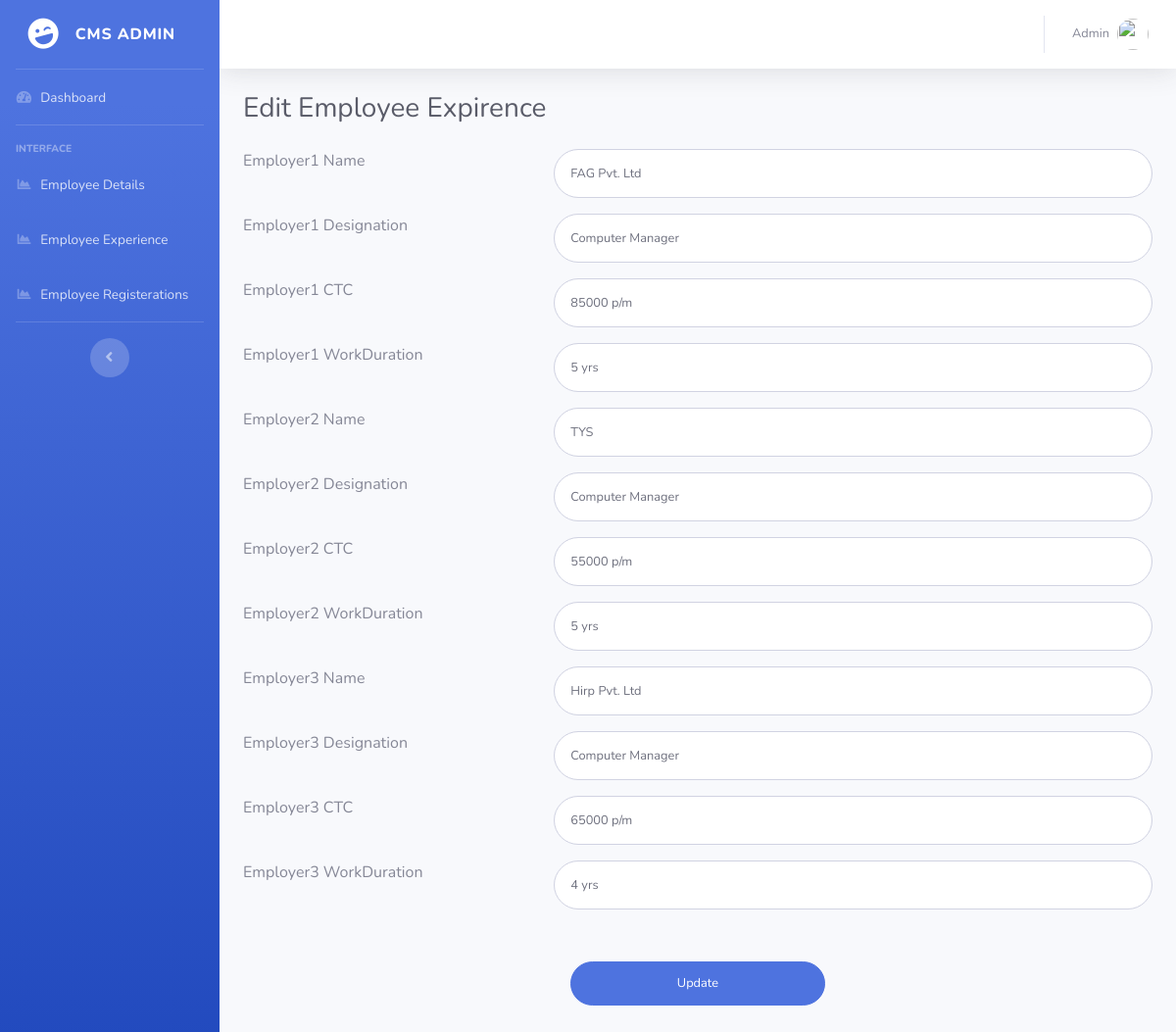
The page /admin/editempexp.php?editid=1 (signed in) on the database its author committed.
### tables this page shows
CREATE TABLE `emp_exp` (
  `ID` int(11) NOT NULL,
  `EmpID` int(5) NOT NULL,
  `Employer1Name` varchar(75) DEFAULT NULL,
  `Employer1Designation` varchar(50) DEFAULT NULL,
  `Employer1CTC` varchar(50) DEFAULT NULL,
  `Employer1WorkDuration` varchar(11) DEFAULT NULL,
  `Employer2Name` varchar(75) DEFAULT NULL,
  `Employer2Designation` varchar(50) DEFAULT NULL,
  `Employer2CTC` varchar(50) DEFAULT NULL,
  `Employer2WorkDuration` varchar(11) DEFAULT NULL,
  `Employer3Name` varchar(75) DEFAULT NULL,
  `Employer3Designation` varchar(50) DEFAULT NULL,
  `Employer3CTC` varchar(50) DEFAULT NULL,
  `Employer3WorkDuration` varchar(11) DEFAULT NULL
);

### admin/editempexp.php (the view, shortened to what this page needs)
<?php
include('includes/dbconnection.php');
if (strlen($_SESSION['aid']==0)) {
  header('location:logout.php');
}
else {
?>
<!DOCTYPE html>
<html lang="en">
<head>
  <link href="../vendor/fontawesome-free/css/all.min.css" rel="stylesheet" type="text/css">
  <link href="../css/sb-admin-2.min.css" rel="stylesheet">
</head>
<body id="page-top">
  <div id="wrapper">
    <?php include_once('includes/sidebar.php')?>
    <div id="content-wrapper" class="d-flex flex-column">
      <div id="content">
        <?php include_once('includes/header.php')?>
        <div class="container-fluid">
          <h1 class="h3 mb-4 text-gray-800">Edit Employee Expirence</h1>
          <form class="user" method="post" action="">
            <?php
              $eid=$_GET['editid'];
              $ret=mysqli_query($con,"SELECT * FROM emp_exp WHERE EmpID='$eid'");
              while ($row=mysqli_fetch_array($ret))
              {
            ?>
            <div class="row">
              <div class="col-4 mb-3">Employer1 Name</div>
              <div class="col-8 mb-3">
                <input type="text" class="form-control form-control-user" id="emp1name" name="emp1name" aria-describedby="emailHelp" value="<?php  echo $row['Employer1Name'];?>">
              </div>
            </div>
            <div class="row">
              <div class="col-4 mb-3">Employer1 Designation </div>
              <div class="col-8 mb-3">
                <input type="text" class="form-control form-control-user" id="emp1des" name="emp1des" aria-describedby="emailHelp" value="<?php  echo $row['Employer1Designation'];?>">
              </div>
            </div>
            <div class="row">
              <div class="col-4 mb-3">Employer1 CTC </div>
              <div class="col-8 mb-3">
                <input type="text" class="form-control form-control-user" id="emp1ctc" name="emp1ctc" aria-describedby="emailHelp" value="<?php  echo $row['Employer1CTC'];?>">
              </div>
            </div>
            <div class="row">
              <div class="col-4 mb-3">Employer1 WorkDuration</div>
              <div class="col-8 mb-3">
                <input type="text" class="form-control form-control-user" id="emp1workduration" name="emp1workduration" aria-describedby="emailHelp" value="<?php  echo $row['Employer1WorkDuration'];?>">
              </div>
            </div>
            <div class="row">
              <div class="col-4 mb-3">Employer2 Name</div>
              <div class="col-8 mb-3">
                <input type="text" class="form-control form-control-user" id="emp2name" name="emp2name" aria-describedby="emailHelp" value="<?php  echo $row['Employer2Name'];?>">
              </div>
            </div>
            <div class="row">
              <div class="col-4 mb-3">Employer2 Designation </div>
              <div class="col-8 mb-3">
                <input type="text" class="form-control form-control-user" id="emp2des" name="emp2des" aria-describedby="emailHelp" value="<?php  echo $row['Employer2Designation'];?>">
              </div>
            </div>
            <div class="row">
              <div class="col-4 mb-3">Employer2 CTC </div>
              <div class="col-8 mb-3">
                <input type="text" class="form-control form-control-user" id="emp2ctc" name="emp2ctc" aria-describedby="emailHelp" value="<?php  echo $row['Employer2CTC'];?>">
              </div>
            </div>
            <div class="row">
              <div class="col-4 mb-3">Employer2 WorkDuration</div>
              <div class="col-8 mb-3">
                <input type="text" class="form-control form-control-user" id="emp2workduration" name="emp2workduration" aria-describedby="emailHelp" value="<?php  echo $row['Employer1WorkDuration'];?>">
              </div>
            </div>
            <div class="row">
              <div class="col-4 mb-3">Employer3 Name</div>
              <div class="col-8 mb-3">
                <input type="text" class="form-control form-control-user" id="emp3name" name="emp3name" aria-describedby="emailHelp" value="<?php  echo $row['Employer3Name'];?>">
              </div>
            </div>
            <div class="row">
              <div class="col-4 mb-3">Employer3 Designation </div>
              <div class="col-8 mb-3">
                <input type="text" class="form-control form-control-user" id="emp3des" name="emp3des" aria-describedby="emailHelp" value="<?php  echo $row['Employer3Designation'];?>">
              </div>
            </div>
            <div class="row">
              <div class="col-4 mb-3">Employer3 CTC </div>
              <div class="col-8 mb-3">
                <input type="text" class="form-control form-control-user" id="emp3ctc" name="emp3ctc" aria-describedby="emailHelp" value="<?php  echo $row['Employer3CTC'];?>">
              </div>
            </div>
            <div class="row">
              <div class="col-4 mb-3">Employer3 WorkDuration</div>
              <div class="col-8 mb-3">
                <input type="text" class="form-control form-control-user" id="emp3workduration" name="emp3workduration" aria-describedby="emailHelp" value="<?php  echo $row['Employer3WorkDuration'];?>">
              </div>
            </div>
            <?php }; ?>
            <div class="row" style="margin:4%">
              <div class="col-4"></div>
              <div class="col-4">
                <input type="submit" name="submit"  value="Update" class="btn btn-primary btn-user btn-block">
              </div>
            </div>
          </form>
        </div>
      </div>
    </div>
  </div>
</body>
</html>
<?php };  ?>

### admin/includes/header.php (shortened to what this page needs)
<nav class="navbar navbar-expand navbar-light bg-white topbar mb-4 static-top shadow">
  <ul class="navbar-nav ml-auto">
    <li class="nav-item dropdown no-arrow">
      <a class="nav-link dropdown-toggle" href="#" id="userDropdown" role="button" data-toggle="dropdown" aria-haspopup="true" aria-expanded="false">
        <?php
          $adminid=$_SESSION['aid'];
          $ret=mysqli_query($con,"SELECT AdminName FROM admin WHERE ID='$adminid'");
          $row=mysqli_fetch_array($ret);
          $name=$row['AdminName'];
        ?>
        <span class="mr-2 d-none d-lg-inline text-gray-600 small"><?php echo $name; ?></span>
        <img class="img-profile rounded-circle" src="https://source.unsplash.com/QAB-WJcbgJk/60x60">
      </a>
    </li>
  </ul>
</nav>

### rows shown on the page
emp_exp: emp1name "FAG Pvt. Ltd", emp1des "Computer Manager", emp1ctc "85000 p/m", emp1workduration "5 yrs", emp2name "TYS", emp2des "Computer Manager", emp2ctc "55000 p/m", emp2workduration "5 yrs", emp3name "Hirp Pvt. Ltd", emp3des "Computer Manager", emp3ctc "65000 p/m", emp3workduration "4 yrs"

### other values the page prints
$name "Admin"
